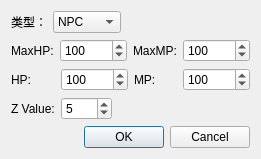
<?xml version="1.0" encoding="UTF-8"?>
<ui version="4.0">
 <class>CharacterSettingDialog</class>
 <widget class="QDialog" name="CharacterSettingDialog">
  <property name="geometry">
   <rect>
    <x>0</x>
    <y>0</y>
    <width>250</width>
    <height>153</height>
   </rect>
  </property>
  <property name="windowTitle">
   <string>Dialog</string>
  </property>
  <layout class="QVBoxLayout" name="verticalLayout">
   <item>
    <layout class="QHBoxLayout" name="horizontalLayout">
     <item>
      <widget class="QLabel" name="typeLabel">
       <property name="text">
        <string>类型：</string>
       </property>
      </widget>
     </item>
     <item>
      <widget class="QComboBox" name="typeComboBox">
       <item>
        <property name="text">
         <string>NPC</string>
        </property>
       </item>
       <item>
        <property name="text">
         <string>Enemy</string>
        </property>
       </item>
      </widget>
     </item>
     <item>
      <spacer name="horizontalSpacer">
       <property name="orientation">
        <enum>Qt::Horizontal</enum>
       </property>
       <property name="sizeHint" stdset="0">
        <size>
         <width>40</width>
         <height>20</height>
        </size>
       </property>
      </spacer>
     </item>
    </layout>
   </item>
   <item>
    <layout class="QHBoxLayout" name="horizontalLayout_4">
     <item>
      <widget class="QLabel" name="HPMaxLabel">
       <property name="text">
        <string>MaxHP:</string>
       </property>
      </widget>
     </item>
     <item>
      <widget class="QSpinBox" name="MaxHPSpinBox">
       <property name="maximum">
        <number>9999999</number>
       </property>
       <property name="value">
        <number>100</number>
       </property>
      </widget>
     </item>
     <item>
      <widget class="QLabel" name="MPMaxLabel">
       <property name="text">
        <string>MaxMP:</string>
       </property>
      </widget>
     </item>
     <item>
      <widget class="QSpinBox" name="MaxMPSpinBox">
       <property name="maximum">
        <number>9999999</number>
       </property>
       <property name="value">
        <number>100</number>
       </property>
      </widget>
     </item>
    </layout>
   </item>
   <item>
    <layout class="QHBoxLayout" name="horizontalLayout_2">
     <item>
      <widget class="QLabel" name="HPLabel">
       <property name="text">
        <string>HP:</string>
       </property>
      </widget>
     </item>
     <item>
      <widget class="QSpinBox" name="HPSpinBox">
       <property name="maximum">
        <number>9999999</number>
       </property>
       <property name="value">
        <number>100</number>
       </property>
      </widget>
     </item>
     <item>
      <widget class="QLabel" name="MPLabel">
       <property name="text">
        <string>MP:</string>
       </property>
      </widget>
     </item>
     <item>
      <widget class="QSpinBox" name="MPSpinBox">
       <property name="maximum">
        <number>99999999</number>
       </property>
       <property name="value">
        <number>100</number>
       </property>
      </widget>
     </item>
    </layout>
   </item>
   <item>
    <layout class="QHBoxLayout" name="horizontalLayout_3">
     <item>
      <widget class="QLabel" name="ZLabel">
       <property name="text">
        <string>Z Value:</string>
       </property>
      </widget>
     </item>
     <item>
      <widget class="QSpinBox" name="ZSpinBox">
       <property name="minimum">
        <number>-100</number>
       </property>
       <property name="maximum">
        <number>200</number>
       </property>
       <property name="value">
        <number>5</number>
       </property>
      </widget>
     </item>
     <item>
      <spacer name="horizontalSpacer_2">
       <property name="orientation">
        <enum>Qt::Horizontal</enum>
       </property>
       <property name="sizeHint" stdset="0">
        <size>
         <width>40</width>
         <height>20</height>
        </size>
       </property>
      </spacer>
     </item>
    </layout>
   </item>
   <item>
    <widget class="QDialogButtonBox" name="buttonBox">
     <property name="orientation">
      <enum>Qt::Horizontal</enum>
     </property>
     <property name="standardButtons">
      <set>QDialogButtonBox::Cancel|QDialogButtonBox::Ok</set>
     </property>
    </widget>
   </item>
  </layout>
 </widget>
 <resources/>
 <connections>
  <connection>
   <sender>buttonBox</sender>
   <signal>accepted()</signal>
   <receiver>CharacterSettingDialog</receiver>
   <slot>accept()</slot>
   <hints>
    <hint type="sourcelabel">
     <x>248</x>
     <y>254</y>
    </hint>
    <hint type="destinationlabel">
     <x>157</x>
     <y>274</y>
    </hint>
   </hints>
  </connection>
  <connection>
   <sender>buttonBox</sender>
   <signal>rejected()</signal>
   <receiver>CharacterSettingDialog</receiver>
   <slot>reject()</slot>
   <hints>
    <hint type="sourcelabel">
     <x>316</x>
     <y>260</y>
    </hint>
    <hint type="destinationlabel">
     <x>286</x>
     <y>274</y>
    </hint>
   </hints>
  </connection>
 </connections>
</ui>
